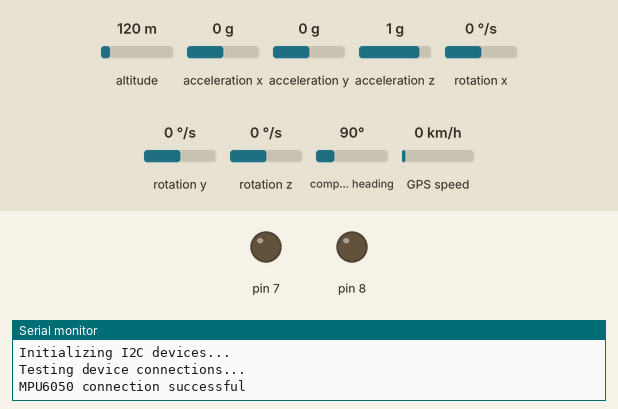
A sketch run on a simulated Arduino Uno, built with avr-gcc and run on an emulated ATmega328P. Parts: output pins drawn as LEDs (lit = HIGH), the last lines printed to the serial monitor. The inputs (shaded band) are chosen by the test bench; at power-on: acceleration x 0 g, altitude 120 m, acceleration y 0 g, acceleration z 1 g, rotation x 0 °/s, rotation y 0 °/s, rotation z 0 °/s, compass heading 90°, GPS speed 0 km/h. The GPS gets a fix after 3 s at 37.7749, -122.4194 with 8 satellites; the modem accepts every AT command (registered, SIM ready, sends succeed) and sends nothing else.

Above: at 1.2 s.
1.3 s: acceleration x set to -0.8 g
2.8 s: acceleration x set to -1.1 g
At 3.7 s:
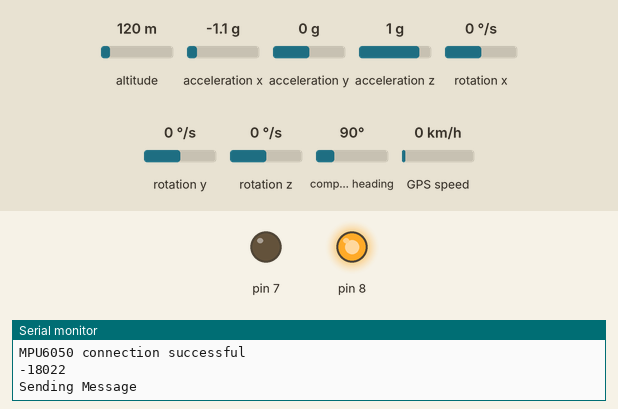
Timing chart, 0 to 10.3 s (numbered marks = the images above; inputs shaded):
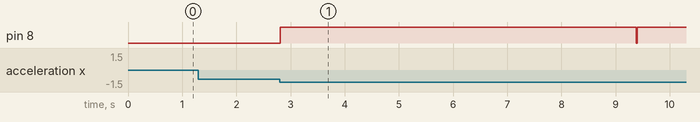

Measured:
- the behaviour switches between -0.9 and -1 g on acceleration x (found by bisection; images 0 and 1)
- after the input at 1.3 s, every drawn part: stays the same
- after the input at 2.8 s, pin 8: LOW → HIGH at once, → LOW 6.6 s later, → HIGH 0.01 s later

The sketch:

project.ino
```cpp
#include "MPU6050.h"
#include <TinyGPS++.h>
#include <SoftwareSerial.h>
#include "I2Cdev.h"

// MPU6050 SDA - A5, SCL - A4

//-------------------//
#if I2CDEV_IMPLEMENTATION == I2CDEV_ARDUINO_WIRE
#include "Wire.h"
#endif
MPU6050 accelgyro;
//-------------------//

String Link = "https://www.google.com/maps/search/?api=1&query=";
String message = "IMPORTANT - A vechicle Accident has been detected, please try to contact the driver\n\nLocation - ";
String sandesh = "+917755966877";
String onkar = "+917666746731";
String yashraj = "+919524121111";
String vijaysir = "+918605619177";

//-------------------//
int16_t ax, ay, az;
int16_t gx, gy, gz;
//-------------------//

#define OUTPUT_READABLE_ACCELGYRO

static const int RXPin = 2, TXPin = 3;  // RX to Tx and Tx go Rx // gps
static const uint32_t Baud = 9600;


// The TinyGPS++ object
TinyGPSPlus GPS;

// arduino pin 2 to Tx of gps and arduino pin 3 to Rx of GPS
SoftwareSerial gps(RXPin, TXPin);
SoftwareSerial SIM900(9, 10);  //Blue - GSM(RXD) - Arduino(9), Purple - GSM(TXD) - Arduino(10)
boolean activate;

//--------------------------//

void setup() {
  //-------------------//
  /*pinMode(3, OUTPUT);
  digitalWrite(3, LOW);
  pinMode(4, OUTPUT);

  pinMode(5, OUTPUT);
  digitalWrite(5, LOW);
  pinMode(6, OUTPUT);*/

  pinMode(7, OUTPUT);
  digitalWrite(7, LOW);
  pinMode(8, OUTPUT);

  //-------------------//

  Serial.begin(Baud);
  gps.begin(Baud);
  SIM900.begin(Baud);

  //-------------------//

#if I2CDEV_IMPLEMENTATION == I2CDEV_ARDUINO_WIRE
  Wire.begin();
#elif I2CDEV_IMPLEMENTATION == I2CDEV_BUILTIN_FASTWIRE
  Fastwire::setup(400, true);
#endif

  //-------------------//

  Serial.println("Initializing I2C devices...");
  accelgyro.initialize();

  // verify connection
  Serial.println("Testing device connections...");
  Serial.println(accelgyro.testConnection() ? "MPU6050 connection successful" : "MPU6050 connection failed");

  //-------------------//
}

void loop() {
  accelgyro.getMotion6(&ax, &ay, &az, &gx, &gy, &gz);
  delay(10);

  if ((ax > 15000 || ax < -15000)) {
    Serial.println(ax);
    Serial.println("\n");
    digitalWrite(8, HIGH);
    /*digitalWrite(6, HIGH);
    digitalWrite(4, LOW);*/
    SendMessage(onkar);
    if (SIM900.available() > 0) {
      Serial.write(SIM900.read());
    }
    /*SendMessage(yashraj);
    if (SIM900.available() > 0) {
      Serial.write(SIM900.read());
    }*/
    SendMessage(sandesh);
    if (SIM900.available() > 0) {
      Serial.write(SIM900.read());
    }
    /*SendMessage(sandesh);
    if (SIM900.available() > 0) {
      Serial.write(SIM900.read());
    }*/
    digitalWrite(8, LOW);
    /*digitalWrite(6, LOW);
    digitalWrite(4, HIGH);*/
  }
}

//--------------------------//

void SendMessage(String number) {

  if (gps.available() > 0) {
    GPS.encode(gps.read());
    if (GPS.location.isUpdated()) {
      Serial.print("GPS FIXED");
      Serial.print("Latitude= ");
      Serial.print(GPS.location.lat(), 6);
      Serial.print(" Longitude= ");
      Serial.println(GPS.location.lng(), 6);
    }
  }

  //-------------------//
  //-------------------//

  Link = Link + String("18.463653,73.871162");//(String(GPS.location.lat(), 6)) + "," + (String(GPS.location.lng(), 6));

  //-------------------//

  //-------------------//


  //-------------------//
  Serial.println("Sending Message");
  SIM900.println("AT+CMGF=1");  //Sets the GSM Module in Text Mode
  delay(1000);
  Serial.println("Set SMS Number " + number);
  SIM900.println("AT+CMGS=\"" + number + "\"\r");  //Write Mobile number to send message
  delay(1000);
  Serial.println("Set SMS Content");
  SIM900.print("IMPORTANT - A vechicle Accident has been detected,\n\nLocation - ");
  SIM900.print("https://www.google.com/maps/search/?api=1&query=");
  SIM900.print("18.463508,73.868090");  // Messsage content
  delay(100);
  Serial.println("Finish");
  SIM900.println((char)26);  // ASCII code of CTRL+Z
  delay(1000);
  SIM900.print("\r\n");
  Serial.println("Message has been sent");
  //-------------------//

}
```
